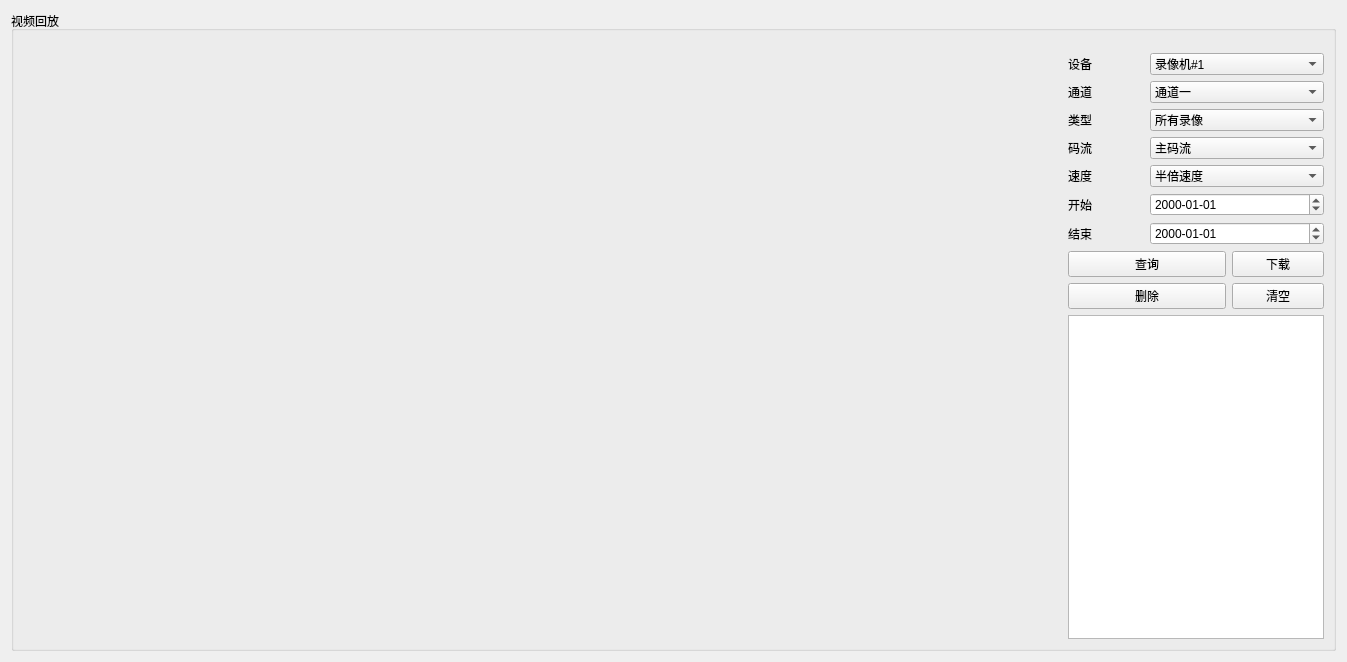
        <widget class="QWidget" name="page_11">
         <layout class="QGridLayout" name="gridLayout_12">
          <item row="0" column="0">
           <widget class="QGroupBox" name="groupBox">
            <property name="title">
             <string>视频回放</string>
            </property>
            <layout class="QGridLayout" name="gridLayout_14">
             <property name="topMargin">
              <number>22</number>
             </property>
             <item row="10" column="0">
              <widget class="VideoPlayback" name="videoPlayback" native="true">
               <property name="minimumSize">
                <size>
                 <width>1039</width>
                 <height>141</height>
                </size>
               </property>
               <property name="font">
                <font>
                 <family>微软雅黑</family>
                 <pointsize>9</pointsize>
                 <weight>50</weight>
                 <italic>false</italic>
                 <bold>false</bold>
                </font>
               </property>
               <property name="styleSheet">
                <string notr="true">font: 9pt &quot;微软雅黑&quot;;</string>
               </property>
               <property name="margin" stdset="0">
                <number>2</number>
               </property>
               <property name="spacing" stdset="0">
                <number>2</number>
               </property>
               <property name="labWidth" stdset="0">
                <number>50</number>
               </property>
               <property name="lineWidth" stdset="0">
                <number>2</number>
               </property>
              </widget>
             </item>
             <item row="0" column="1">
              <widget class="QLabel" name="label_5">
               <property name="text">
                <string>设备</string>
               </property>
              </widget>
             </item>
             <item row="5" column="1">
              <widget class="QLabel" name="label_10">
               <property name="text">
                <string>开始</string>
               </property>
              </widget>
             </item>
             <item row="0" column="0" rowspan="10">
              <widget class="VideoPanel" name="widget_5" native="true">
               <property name="minimumSize">
                <size>
                 <width>1039</width>
                 <height>439</height>
                </size>
               </property>
              </widget>
             </item>
             <item row="0" column="2" colspan="2">
              <widget class="QComboBox" name="comboBox">
               <item>
                <property name="text">
                 <string>录像机#1</string>
                </property>
               </item>
               <item>
                <property name="text">
                 <string>录像机#2</string>
                </property>
               </item>
              </widget>
             </item>
             <item row="6" column="2" colspan="2">
              <widget class="QDateTimeEdit" name="dateTimeEdit_2">
               <property name="displayFormat">
                <string>yyyy-MM-dd</string>
               </property>
              </widget>
             </item>
             <item row="1" column="1">
              <widget class="QLabel" name="label_6">
               <property name="text">
                <string>通道</string>
               </property>
              </widget>
             </item>
             <item row="2" column="2" colspan="2">
              <widget class="QComboBox" name="comboBox_3">
               <item>
                <property name="text">
                 <string>所有录像</string>
                </property>
               </item>
               <item>
                <property name="text">
                 <string>普通录像</string>
                </property>
               </item>
               <item>
                <property name="text">
                 <string>报警录像</string>
                </property>
               </item>
               <item>
                <property name="text">
                 <string>动检录像</string>
                </property>
               </item>
               <item>
                <property name="text">
                 <string>智能录像</string>
                </property>
               </item>
              </widget>
             </item>
             <item row="4" column="1">
              <widget class="QLabel" name="label_9">
               <property name="text">
                <string>速度</string>
               </property>
              </widget>
             </item>
             <item row="2" column="1">
              <widget class="QLabel" name="label_7">
               <property name="text">
                <string>类型</string>
               </property>
              </widget>
             </item>
             <item row="3" column="2" colspan="2">
              <widget class="QComboBox" name="comboBox_4">
               <item>
                <property name="text">
                 <string>主码流</string>
                </property>
               </item>
               <item>
                <property name="text">
                 <string>子码流</string>
                </property>
               </item>
              </widget>
             </item>
             <item row="1" column="2" colspan="2">
              <widget class="QComboBox" name="comboBox_2">
               <item>
                <property name="text">
                 <string>通道一</string>
                </property>
               </item>
               <item>
                <property name="text">
                 <string>通道二</string>
                </property>
               </item>
               <item>
                <property name="text">
                 <string>通道三</string>
                </property>
               </item>
               <item>
                <property name="text">
                 <string>通道四</string>
                </property>
               </item>
              </widget>
             </item>
             <item row="8" column="1" colspan="2">
              <widget class="QPushButton" name="pushButton_18">
               <property name="text">
                <string>删除</string>
               </property>
              </widget>
             </item>
             <item row="7" column="3">
              <widget class="QPushButton" name="pushButton_17">
               <property name="minimumSize">
                <size>
                 <width>92</width>
                 <height>0</height>
                </size>
               </property>
               <property name="text">
                <string>下载</string>
               </property>
              </widget>
             </item>
             <item row="4" column="2" colspan="2">
              <widget class="QComboBox" name="comboBox_5">
               <item>
                <property name="text">
                 <string>半倍速度</string>
                </property>
               </item>
               <item>
                <property name="text">
                 <string>正常速度</string>
                </property>
               </item>
               <item>
                <property name="text">
                 <string>二班速度</string>
                </property>
               </item>
               <item>
                <property name="text">
                 <string>四倍速度</string>
                </property>
               </item>
               <item>
                <property name="text">
                 <string>八倍速度</string>
                </property>
               </item>
               <item>
                <property name="text">
                 <string>十六倍速度</string>
                </property>
               </item>
              </widget>
             </item>
             <item row="6" column="1">
              <widget class="QLabel" name="label_11">
               <property name="text">
                <string>结束</string>
               </property>
              </widget>
             </item>
             <item row="5" column="2" colspan="2">
              <widget class="QDateTimeEdit" name="dateTimeEdit">
               <property name="displayFormat">
                <string>yyyy-MM-dd</string>
               </property>
              </widget>
             </item>
             <item row="3" column="1">
              <widget class="QLabel" name="label_8">
               <property name="text">
                <string>码流</string>
               </property>
              </widget>
             </item>
             <item row="8" column="3">
              <widget class="QPushButton" name="pushButton_19">
               <property name="minimumSize">
                <size>
                 <width>92</width>
                 <height>0</height>
                </size>
               </property>
               <property name="text">
                <string>清空</string>
               </property>
              </widget>
             </item>
             <item row="7" column="1" colspan="2">
              <widget class="QPushButton" name="pushButton_16">
               <property name="text">
                <string>查询</string>
               </property>
              </widget>
             </item>
             <item row="9" column="1" rowspan="2" colspan="3">
              <widget class="QListWidget" name="listWidget"/>
             </item>
            </layout>
           </widget>
          </item>
         </layout>
        </widget>
